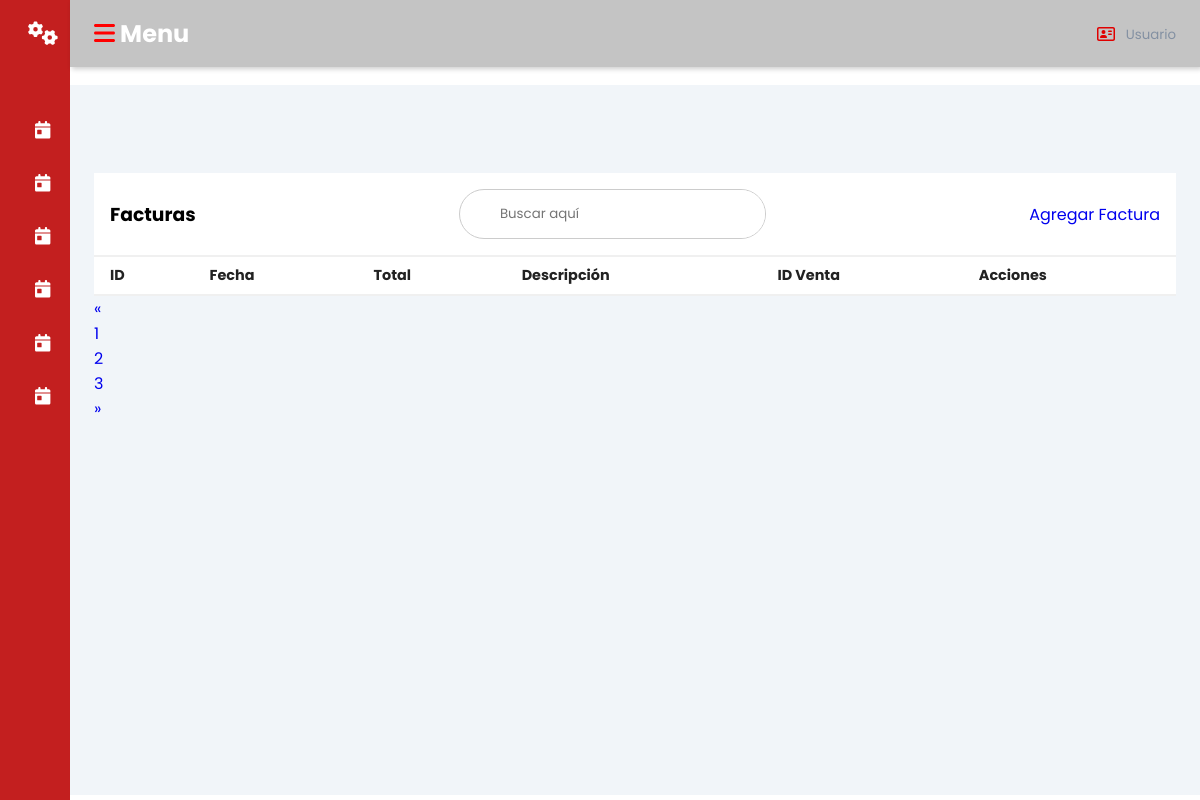
The page /facturas/ on the database as committed earlier.
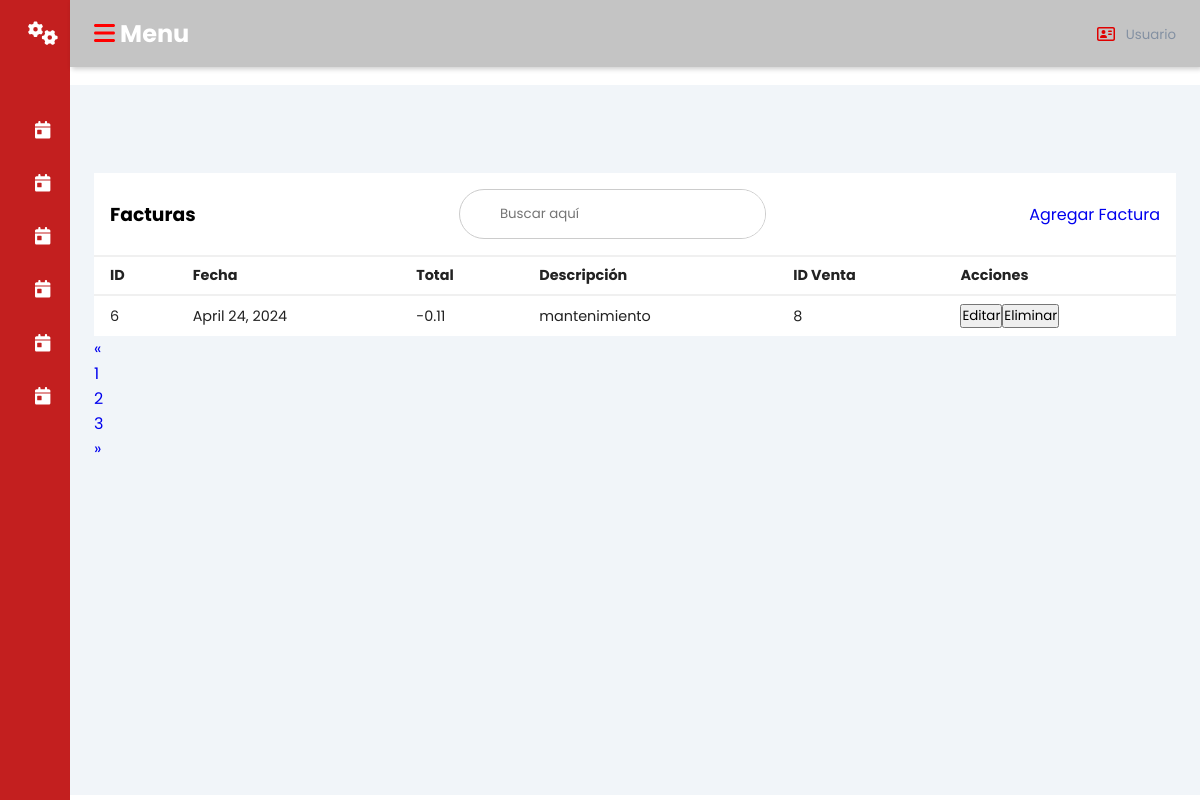
The same page on the database as committed later.
### promecapp/models.py (models this page shows)
class Factura(models.Model):
    idFactura = models.AutoField(primary_key=True)
    Fecha = models.DateField()
    Total = models.DecimalField(max_digits=15, decimal_places=2)
    Descripcion = models.CharField(max_length=100, null=True)
    IDVenta = models.ForeignKey('Venta', on_delete=models.CASCADE)
    class Meta:
        db_table = 'Factura'

class Venta(models.Model):
    IDVenta = models.AutoField(primary_key=True)
    Fecha_Venta = models.DateField()
    Monto_Total = models.DecimalField(max_digits=10, decimal_places=2)
    descripcion = models.TextField()
    IDServicio = models.ForeignKey(Servicio, on_delete=models.CASCADE)
    IDTipo_pago = models.ForeignKey(TipoPago, on_delete=models.CASCADE)
    IDCita = models.ForeignKey(Citas, on_delete=models.CASCADE)
    class Meta:
        db_table = 'venta'
    def __str__(self):
        return str(self.IDVenta)

### promecapp/views.py (the view)
# urls.py: path('facturas/', views.facturas, name='facturas'),
def facturas(request):
    facturas = Factura.objects.all()
    return render(request, 'facturas.html', {'facturas': facturas})

### promecapp/Templates/facturas.html (shortened to what the changed rows need)
{% load static %}
<!DOCTYPE html>
<html lang="en">
<head>
    <link rel="stylesheet" href="{% static 'css/dash.css' %}">
</head>
<body>
    <div class="sidebar">
        <div class="sidebar-brand">
            <h2><i class="fa-solid fa-gears" style="color: #ffffff;"></i><span>promec</span></h2>
        </div>
    </div>
<div class="main-content">
    <header>
        <h2>
            <label for="nav-toggle">
                <span class="fa-solid fa-bars" style="color: #ff0000;"></span>
            </label> Menu
        </h2>
    </header>
    <main>
        <div class="recent-grid">
            <div class="projects">
                <div class="card">
                    <div class="card-body">
                        <div class="table-responsive">
                            <table width="100%">
                                <thead>
                                    <tr>
                                        <td>ID</td>
                                        <td>Fecha</td>
                                        <td>Total</td>
                                        <td>Descripción</td>
                                        <td>ID Venta</td>
                                        <td>Acciones</td>
                                    </tr>
                                </thead>
                                <tbody>
                                    {% for factura in facturas %}
                                        <tr>
                                            <td>{{ factura.idFactura }}</td>
                                            <td>{{ factura.Fecha }}</td>
                                            <td>{{ factura.Total }}</td>
                                            <td>{{ factura.Descripcion }}</td>
                                            <td>{{ factura.IDVenta }}</td>
                                            <td>
                                                <a href="{% url 'editar_factura' factura.idFactura %}"><button>Editar</button></a>
                                                <form action="{% url 'eliminar_factura' factura.idFactura %}" method="post" style="display: inline;">
                                                    <button type="submit" class="btn btn-danger">Eliminar</button>
                                                </form>
                                            </td>
                                        </tr>
                                    {% endfor %}
                                </tbody>
                            </table>
                        </div>
                    </div>
                </div>
            </div>
        </div>
    </main>
</div>
</body>
</html>

Rows that differ between the two databases and show on the page:
added Factura: idFactura "6", Fecha "April 24, 2024", Total "-0.11", Descripcion "mantenimiento", IDVenta "8"
